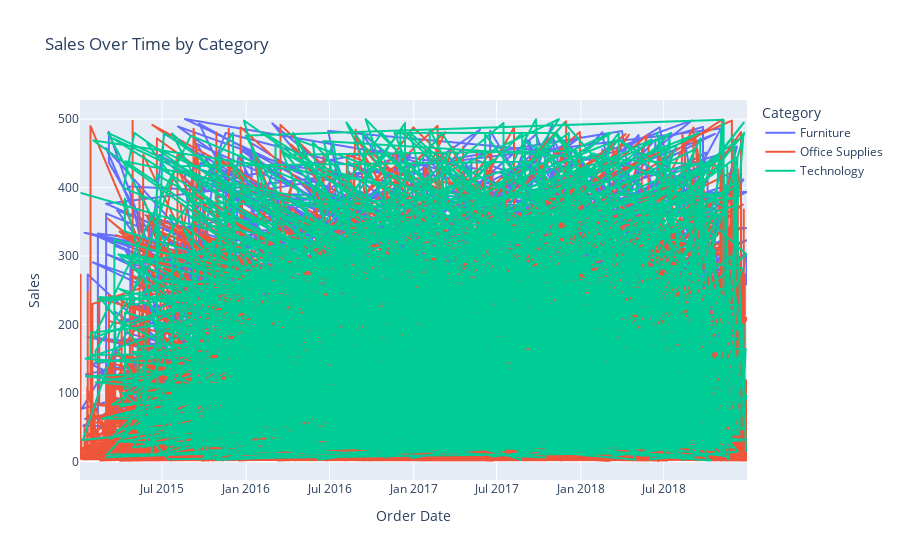

The code cell stored with this chart in its notebook:
### Markdown cell above
# Advanced Visualization

### Code cell
# 1 — Sales Over Time
fig = px.line(data, x="Order Date", y="Sales", color="Category",
              title=" Sales Over Time by Category")
fig.show()

### Figure 1 — Plotly figure (JSON) as saved in the notebook; plotly's stock layout.template omitted (floating-point values rounded to 4 significant figures; data arrays with more than 128 entries replaced by an {"elided": "..."} marker saying what was removed)
{"data": [{"hovertemplate": "Category=Furniture<br>Order Date=%{x}<br>Sales=%{y}<extra></extra>", "legendgroup": "Furniture", "line": {"color": "#636efa", "dash": "solid"}, "marker": {"symbol": "circle"}, "mode": "lines", "name": "Furniture", "showlegend": true, "type": "scattergl", "x": {"elided": "1619 str values"}, "xaxis": "x", "y": {"elided": "1619 float values"}, "yaxis": "y"}, {"hovertemplate": "Category=Office Supplies<br>Order Date=%{x}<br>Sales=%{y}<extra></extra>", "legendgroup": "Office Supplies", "line": {"color": "#EF553B", "dash": "solid"}, "marker": {"symbol": "circle"}, "mode": "lines", "name": "Office Supplies", "showlegend": true, "type": "scattergl", "x": {"elided": "5617 str values"}, "xaxis": "x", "y": {"elided": "5617 float values"}, "yaxis": "y"}, {"hovertemplate": "Category=Technology<br>Order Date=%{x}<br>Sales=%{y}<extra></extra>", "legendgroup": "Technology", "line": {"color": "#00cc96", "dash": "solid"}, "marker": {"symbol": "circle"}, "mode": "lines", "name": "Technology", "showlegend": true, "type": "scattergl", "x": {"elided": "1419 str values"}, "xaxis": "x", "y": {"elided": "1419 float values"}, "yaxis": "y"}], "layout": {"legend": {"title": {"text": "Category"}, "tracegroupgap": 0}, "title": {"text": " Sales Over Time by Category"}, "xaxis": {"anchor": "y", "domain": [0, 1], "title": {"text": "Order Date"}}, "yaxis": {"anchor": "x", "domain": [0, 1], "title": {"text": "Sales"}}}}
